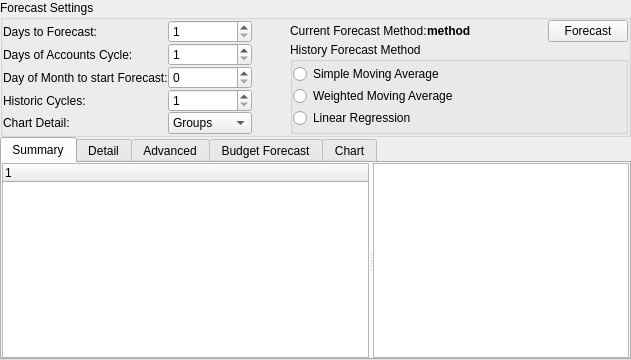
<?xml version="1.0" encoding="UTF-8"?>
<ui version="4.0">
 <class>KForecastView</class>
 <widget class="QWidget" name="KForecastView">
  <property name="geometry">
   <rect>
    <x>0</x>
    <y>0</y>
    <width>631</width>
    <height>360</height>
   </rect>
  </property>
  <layout class="QVBoxLayout" name="verticalLayout">
   <property name="leftMargin">
    <number>0</number>
   </property>
   <property name="topMargin">
    <number>0</number>
   </property>
   <property name="rightMargin">
    <number>0</number>
   </property>
   <property name="bottomMargin">
    <number>0</number>
   </property>
   <item>
    <widget class="QGroupBox" name="groupBox3">
     <property name="title">
      <string>Forecast Settings</string>
     </property>
     <layout class="QHBoxLayout" name="horizontalLayout_3">
      <item>
       <layout class="QFormLayout" name="formLayout">
        <property name="fieldGrowthPolicy">
         <enum>QFormLayout::AllNonFixedFieldsGrow</enum>
        </property>
        <property name="labelAlignment">
         <set>Qt::AlignLeading|Qt::AlignLeft|Qt::AlignVCenter</set>
        </property>
        <item row="0" column="0">
         <widget class="QLabel" name="textLabel1">
          <property name="sizePolicy">
           <sizepolicy hsizetype="Preferred" vsizetype="Preferred">
            <horstretch>1</horstretch>
            <verstretch>0</verstretch>
           </sizepolicy>
          </property>
          <property name="text">
           <string>Days to Forecast:</string>
          </property>
          <property name="wordWrap">
           <bool>false</bool>
          </property>
         </widget>
        </item>
        <item row="0" column="1">
         <widget class="QSpinBox" name="m_forecastDays">
          <property name="sizePolicy">
           <sizepolicy hsizetype="Minimum" vsizetype="Fixed">
            <horstretch>0</horstretch>
            <verstretch>0</verstretch>
           </sizepolicy>
          </property>
          <property name="minimum">
           <number>1</number>
          </property>
          <property name="maximum">
           <number>999</number>
          </property>
         </widget>
        </item>
        <item row="1" column="0">
         <widget class="QLabel" name="textLabel3">
          <property name="sizePolicy">
           <sizepolicy hsizetype="Preferred" vsizetype="Preferred">
            <horstretch>1</horstretch>
            <verstretch>0</verstretch>
           </sizepolicy>
          </property>
          <property name="text">
           <string>Days of Accounts Cycle:</string>
          </property>
          <property name="wordWrap">
           <bool>false</bool>
          </property>
         </widget>
        </item>
        <item row="1" column="1">
         <widget class="QSpinBox" name="m_accountsCycle">
          <property name="sizePolicy">
           <sizepolicy hsizetype="Minimum" vsizetype="Fixed">
            <horstretch>0</horstretch>
            <verstretch>0</verstretch>
           </sizepolicy>
          </property>
          <property name="minimum">
           <number>1</number>
          </property>
          <property name="maximum">
           <number>999</number>
          </property>
         </widget>
        </item>
        <item row="2" column="0">
         <widget class="QLabel" name="textLabel5">
          <property name="text">
           <string>Day of Month to start Forecast:</string>
          </property>
          <property name="wordWrap">
           <bool>false</bool>
          </property>
         </widget>
        </item>
        <item row="2" column="1">
         <widget class="QSpinBox" name="m_beginDay">
          <property name="sizePolicy">
           <sizepolicy hsizetype="Minimum" vsizetype="Fixed">
            <horstretch>0</horstretch>
            <verstretch>0</verstretch>
           </sizepolicy>
          </property>
          <property name="minimum">
           <number>0</number>
          </property>
          <property name="maximum">
           <number>31</number>
          </property>
         </widget>
        </item>
        <item row="3" column="0">
         <widget class="QLabel" name="textLabel4">
          <property name="text">
           <string>Historic Cycles:</string>
          </property>
          <property name="wordWrap">
           <bool>false</bool>
          </property>
         </widget>
        </item>
        <item row="3" column="1">
         <widget class="QSpinBox" name="m_forecastCycles">
          <property name="sizePolicy">
           <sizepolicy hsizetype="Minimum" vsizetype="Fixed">
            <horstretch>0</horstretch>
            <verstretch>0</verstretch>
           </sizepolicy>
          </property>
          <property name="minimum">
           <number>1</number>
          </property>
          <property name="maximum">
           <number>999</number>
          </property>
         </widget>
        </item>
        <item row="4" column="0">
         <widget class="QLabel" name="textLabel6">
          <property name="text">
           <string>Chart Detail:</string>
          </property>
          <property name="wordWrap">
           <bool>false</bool>
          </property>
         </widget>
        </item>
        <item row="4" column="1">
         <widget class="KComboBox" name="m_comboDetail">
          <property name="toolTip">
           <string>&lt;p&gt;Choose what level of detail to show on the chart.&lt;/p&gt;</string>
          </property>
          <property name="currentIndex">
           <number>2</number>
          </property>
          <item>
           <property name="text">
            <string comment="Show all details">All</string>
           </property>
          </item>
          <item>
           <property name="text">
            <string>Top-Level</string>
           </property>
          </item>
          <item>
           <property name="text">
            <string>Groups</string>
           </property>
          </item>
          <item>
           <property name="text">
            <string>Totals</string>
           </property>
          </item>
         </widget>
        </item>
       </layout>
      </item>
      <item>
       <spacer name="horizontalSpacer">
        <property name="orientation">
         <enum>Qt::Horizontal</enum>
        </property>
        <property name="sizeHint" stdset="0">
         <size>
          <width>62</width>
          <height>20</height>
         </size>
        </property>
       </spacer>
      </item>
      <item>
       <layout class="QVBoxLayout" name="verticalLayout_2">
        <item>
         <layout class="QHBoxLayout" name="horizontalLayout_2">
          <item>
           <widget class="QLabel" name="textLabel2">
            <property name="sizePolicy">
             <sizepolicy hsizetype="Preferred" vsizetype="Preferred">
              <horstretch>1</horstretch>
              <verstretch>0</verstretch>
             </sizepolicy>
            </property>
            <property name="text">
             <string>Current Forecast Method:</string>
            </property>
            <property name="wordWrap">
             <bool>false</bool>
            </property>
           </widget>
          </item>
          <item>
           <widget class="QLabel" name="m_forecastMethod">
            <property name="sizePolicy">
             <sizepolicy hsizetype="Preferred" vsizetype="Preferred">
              <horstretch>2</horstretch>
              <verstretch>0</verstretch>
             </sizepolicy>
            </property>
            <property name="font">
             <font>
              <weight>75</weight>
              <bold>true</bold>
             </font>
            </property>
            <property name="text">
             <string>method</string>
            </property>
            <property name="wordWrap">
             <bool>false</bool>
            </property>
           </widget>
          </item>
          <item>
           <spacer name="spacer22">
            <property name="orientation">
             <enum>Qt::Horizontal</enum>
            </property>
            <property name="sizeType">
             <enum>QSizePolicy::Preferred</enum>
            </property>
            <property name="sizeHint" stdset="0">
             <size>
              <width>100</width>
              <height>21</height>
             </size>
            </property>
           </spacer>
          </item>
          <item>
           <widget class="QPushButton" name="m_forecastButton">
            <property name="text">
             <string>Forecast</string>
            </property>
           </widget>
          </item>
         </layout>
        </item>
        <item>
         <widget class="QGroupBox" name="m_historyMethodGroupBox">
          <property name="title">
           <string>History Forecast Method</string>
          </property>
          <layout class="QVBoxLayout">
           <item>
            <widget class="QRadioButton" name="radioButton11">
             <property name="text">
              <string>Simple Moving Average</string>
             </property>
             <attribute name="buttonGroup">
              <string notr="true">m_historyMethod</string>
             </attribute>
            </widget>
           </item>
           <item>
            <widget class="QRadioButton" name="radioButton12">
             <property name="text">
              <string>Weighted Moving Average</string>
             </property>
             <attribute name="buttonGroup">
              <string notr="true">m_historyMethod</string>
             </attribute>
            </widget>
           </item>
           <item>
            <widget class="QRadioButton" name="radioButton13">
             <property name="text">
              <string>Linear Regression</string>
             </property>
             <attribute name="buttonGroup">
              <string notr="true">m_historyMethod</string>
             </attribute>
            </widget>
           </item>
          </layout>
         </widget>
        </item>
       </layout>
      </item>
     </layout>
    </widget>
   </item>
   <item>
    <widget class="QTabWidget" name="m_tab">
     <property name="sizePolicy">
      <sizepolicy hsizetype="Expanding" vsizetype="Expanding">
       <horstretch>0</horstretch>
       <verstretch>1</verstretch>
      </sizepolicy>
     </property>
     <property name="currentIndex">
      <number>0</number>
     </property>
     <widget class="QWidget" name="summary">
      <attribute name="title">
       <string>Summary</string>
      </attribute>
      <layout class="QHBoxLayout" name="horizontalLayout">
       <item>
        <widget class="QSplitter" name="splitter">
         <property name="orientation">
          <enum>Qt::Horizontal</enum>
         </property>
         <widget class="QTreeWidget" name="m_summaryList">
          <property name="sizePolicy">
           <sizepolicy hsizetype="Expanding" vsizetype="Expanding">
            <horstretch>1</horstretch>
            <verstretch>1</verstretch>
           </sizepolicy>
          </property>
          <property name="alternatingRowColors">
           <bool>true</bool>
          </property>
          <column>
           <property name="text">
            <string notr="true">1</string>
           </property>
          </column>
         </widget>
         <widget class="KTextEdit" name="m_adviceText">
          <property name="readOnly">
           <bool>true</bool>
          </property>
         </widget>
        </widget>
       </item>
      </layout>
     </widget>
     <widget class="QWidget" name="detail">
      <attribute name="title">
       <string>Detail</string>
      </attribute>
      <layout class="QVBoxLayout">
       <property name="leftMargin">
        <number>0</number>
       </property>
       <property name="topMargin">
        <number>0</number>
       </property>
       <property name="rightMargin">
        <number>0</number>
       </property>
       <property name="bottomMargin">
        <number>0</number>
       </property>
       <item>
        <widget class="QTreeWidget" name="m_forecastList">
         <property name="sizePolicy">
          <sizepolicy hsizetype="Preferred" vsizetype="Preferred">
           <horstretch>0</horstretch>
           <verstretch>0</verstretch>
          </sizepolicy>
         </property>
         <property name="alternatingRowColors">
          <bool>true</bool>
         </property>
         <column>
          <property name="text">
           <string notr="true">1</string>
          </property>
         </column>
        </widget>
       </item>
      </layout>
     </widget>
     <widget class="QWidget" name="advanced">
      <attribute name="title">
       <string comment="Advanced forecast view">Advanced</string>
      </attribute>
      <layout class="QVBoxLayout">
       <property name="leftMargin">
        <number>0</number>
       </property>
       <property name="topMargin">
        <number>0</number>
       </property>
       <property name="rightMargin">
        <number>0</number>
       </property>
       <property name="bottomMargin">
        <number>0</number>
       </property>
       <item>
        <widget class="QTreeWidget" name="m_advancedList">
         <property name="alternatingRowColors">
          <bool>true</bool>
         </property>
         <property name="rootIsDecorated">
          <bool>false</bool>
         </property>
         <column>
          <property name="text">
           <string notr="true">1</string>
          </property>
         </column>
        </widget>
       </item>
      </layout>
     </widget>
     <widget class="QWidget" name="budget">
      <attribute name="title">
       <string>Budget Forecast</string>
      </attribute>
      <layout class="QVBoxLayout">
       <property name="leftMargin">
        <number>0</number>
       </property>
       <property name="topMargin">
        <number>0</number>
       </property>
       <property name="rightMargin">
        <number>0</number>
       </property>
       <property name="bottomMargin">
        <number>0</number>
       </property>
       <item>
        <widget class="QTreeWidget" name="m_budgetList">
         <property name="alternatingRowColors">
          <bool>true</bool>
         </property>
         <column>
          <property name="text">
           <string notr="true">1</string>
          </property>
         </column>
        </widget>
       </item>
      </layout>
     </widget>
     <widget class="QWidget" name="m_tabChart">
      <attribute name="title">
       <string>Chart</string>
      </attribute>
      <layout class="QVBoxLayout">
       <property name="leftMargin">
        <number>0</number>
       </property>
       <property name="topMargin">
        <number>0</number>
       </property>
       <property name="rightMargin">
        <number>0</number>
       </property>
       <property name="bottomMargin">
        <number>0</number>
       </property>
      </layout>
     </widget>
    </widget>
   </item>
  </layout>
 </widget>
 <layoutdefault spacing="0" margin="0"/>
 <customwidgets>
  <customwidget>
   <class>KTextEdit</class>
   <extends>QTextEdit</extends>
   <header>ktextedit.h</header>
  </customwidget>
  <customwidget>
   <class>KComboBox</class>
   <extends>QComboBox</extends>
   <header>kcombobox.h</header>
  </customwidget>
 </customwidgets>
 <resources/>
 <connections/>
 <buttongroups>
  <buttongroup name="m_historyMethod"/>
 </buttongroups>
</ui>
